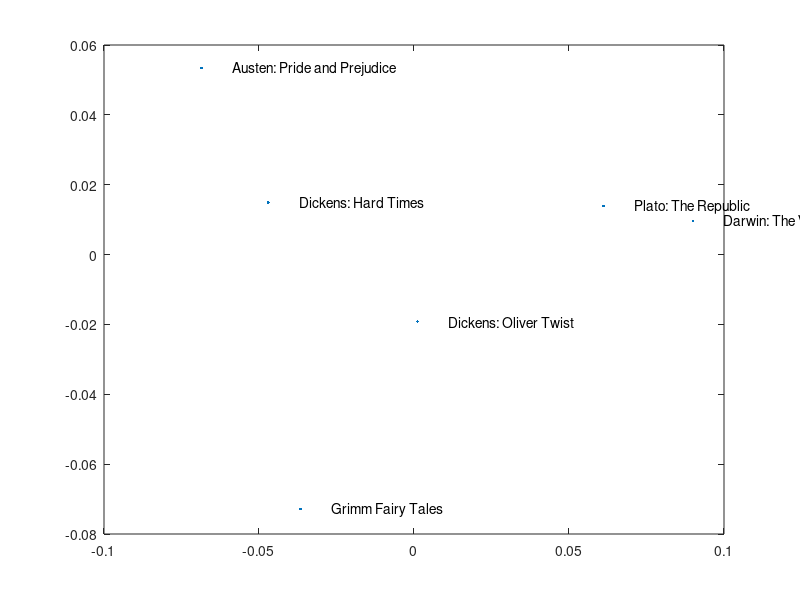

The MATLAB source for this figure:

%Matrix taken from python program that downloads books, counts words,
%determines frequencies and then calcualtes the cosine similaries between
%4 different books: 
clear all
clf

%'Plato.txt','Dar_voy.txt','PP_Aust.txt','hard_times.txt
books = {'Plato: The Republic','Darwin: The Voyage of the Beagle','Austen: Pride and Prejudice','Dickens: Hard Times','Grimm Fairy Tales','Dickens: Oliver Twist'}


%compare_matrix = [[1, 0.9490761416486647, 0.8644015286201565, 0.8831618161235175]; [0.9490761416486647, 1, 0.8338717250165556, 0.8664739869593135]; [0.8644015286201565, 0.8338717250165556, 1, 0.9626270210277179]; [0.8831618161235175, 0.8664739869593135, 0.9626270210277179, 1]]
compare_matrix = [[1.0, 0.9490761416486647, 0.8644015286201565, 0.8831618161235175, 0.87044905598553, 0.9172230624970704]; [0.9490761416486647, 1.0, 0.8338717250165556, 0.8664739869593135, 0.845935624140629, 0.9231703157558973]; [0.8644015286201565, 0.8338717250165556, 1.0, 0.9626270210277179, 0.870049401005955, 0.9059837944444138]; [0.8831618161235175, 0.8664739869593135, 0.9626270210277179, 1.0, 0.9128470650595878, 0.9522226944497051]; [0.87044905598553, 0.845935624140629, 0.870049401005955, 0.9128470650595878, 1.0, 0.9471539229040072]; [0.9172230624970704, 0.9231703157558973, 0.9059837944444138, 0.9522226944497051, 0.9471539229040072, 1.0]]

%finding disimilarities by subtracting similarities from 1

D = 1-compare_matrix


[Y,eigvals] = cmdscale(D);

plot(Y(:,1),Y(:,2),'.')
for i = 1:6
    text(Y(i,1)+.01,Y(i,2),books(i))
end


